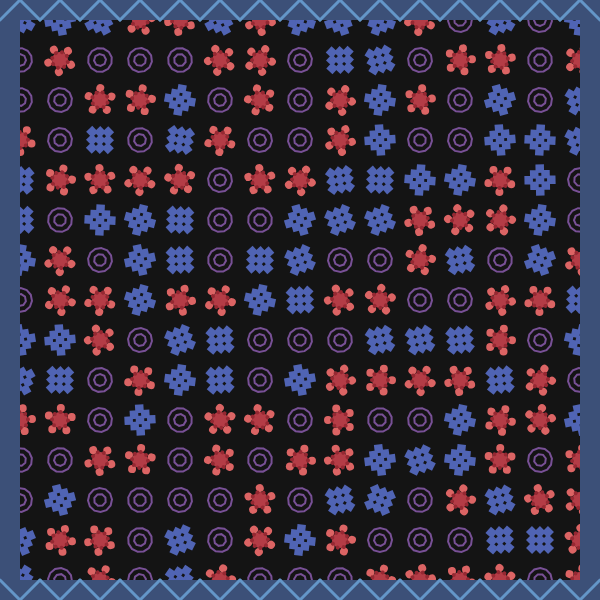
Frame 1 (no input)
Frame 2 (the mouse pressed at the canvas centre, redrawn once): identical to frame 1, image omitted

The p5.js sketch that drew this single still picture (run headless with seeded random() and noise() and a simulated clock; the mouse was pressed at the canvas centre and the sketch redrawn once):

// p5.js sketch
// ── sketch.js
let patternGrid = [];
let tileSize = 40;
let cols, rows;
let hueOffset = 0;

function setup() {
  createCanvas(600, 600);
  cols = floor(width / tileSize);
  rows = floor(height / tileSize);

  // Precompute the pattern grid
  for (let y = 0; y < rows; y++) {
    patternGrid[y] = [];
    for (let x = 0; x < cols; x++) {
      patternGrid[y][x] = {
        type: floor(random(3)),
        rotation: random(TWO_PI)
      };
    }
  }

  noLoop();
}

function draw() {
  background(20);
  
  // Draw the main textile pattern
  for (let y = 0; y < rows; y++) {
    for (let x = 0; x < cols; x++) {
      push();
      translate(x * tileSize + tileSize/2, y * tileSize + tileSize/2);
      
      // Apply rotation based on grid position
      let rot = patternGrid[y][x].rotation;
      rotate(rot);
      
      // Draw different motifs based on type
      switch(patternGrid[y][x].type) {
        case 0: // Floral motif
          drawFloral();
          break;
        case 1: // Geometric knotwork
          drawKnotwork();
          break;
        case 2: // Interlocking rhombuses
          drawRhombusPattern();
          break;
      }
      
      pop();
    }
  }

  // Draw border bands
  drawBorder();
}

function drawFloral() {
  noStroke();
  fill(180, 60, 70);
  ellipse(0, 0, tileSize * 0.4);
  
  fill(220, 100, 100);
  for (let i = 0; i < 5; i++) {
    let angle = i * TWO_PI / 5;
    ellipse(cos(angle) * tileSize * 0.3, sin(angle) * tileSize * 0.3, tileSize * 0.2);
  }
  
  fill(150, 40, 50);
  for (let i = 0; i < 8; i++) {
    let angle = i * TWO_PI / 8;
    ellipse(cos(angle) * tileSize * 0.2, sin(angle) * tileSize * 0.2, tileSize * 0.1);
  }
}

function drawKnotwork() {
  stroke(120, 80, 150);
  strokeWeight(tileSize * 0.05);
  noFill();
  
  // Draw interlocking loops
  beginShape();
  for (let i = 0; i < 12; i++) {
    let angle = i * TWO_PI / 12;
    let x = cos(angle) * tileSize * 0.3;
    let y = sin(angle) * tileSize * 0.3;
    vertex(x, y);
  }
  endShape(CLOSE);
  
  // Inner loop
  beginShape();
  for (let i = 0; i < 8; i++) {
    let angle = i * TWO_PI / 8 + PI/8;
    let x = cos(angle) * tileSize * 0.15;
    let y = sin(angle) * tileSize * 0.15;
    vertex(x, y);
  }
  endShape(CLOSE);
}

function drawRhombusPattern() {
  noStroke();
  fill(80, 100, 180);
  
  // Draw rhombuses in a grid
  for (let i = 0; i < 3; i++) {
    for (let j = 0; j < 3; j++) {
      push();
      translate((i - 1) * tileSize * 0.2, (j - 1) * tileSize * 0.2);
      
      // Draw a rhombus
      beginShape();
      vertex(0, -tileSize * 0.15);
      vertex(tileSize * 0.15, 0);
      vertex(0, tileSize * 0.15);
      vertex(-tileSize * 0.15, 0);
      endShape(CLOSE);
      
      pop();
    }
  }
}

function drawBorder() {
  // Top and bottom borders
  noStroke();
  fill(60, 80, 120);
  rect(0, 0, width, 20);
  rect(0, height - 20, width, 20);

  // Side borders
  rect(0, 0, 20, height);
  rect(width - 20, 0, 20, height);
  
  // Chevron patterns on borders
  stroke(100, 150, 200);
  strokeWeight(3);
  noFill();
  
  // Top border chevrons
  for (let x = 0; x < width; x += 40) {
    beginShape();
    vertex(x, 20);
    vertex(x + 20, 0);
    vertex(x + 40, 20);
    endShape();
  }
  
  // Bottom border chevrons
  for (let x = 0; x < width; x += 40) {
    beginShape();
    vertex(x, height - 20);
    vertex(x + 20, height);
    vertex(x + 40, height - 20);
    endShape();
  }
}
